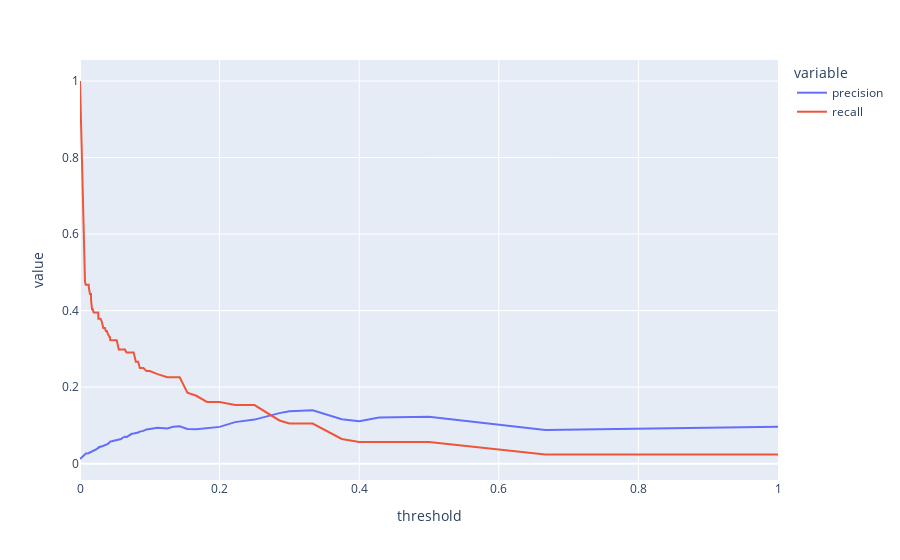

Here is the notebook cell this chart was saved with:
### Code cell
px.line(p1, x='threshold', y='value', color='variable')
